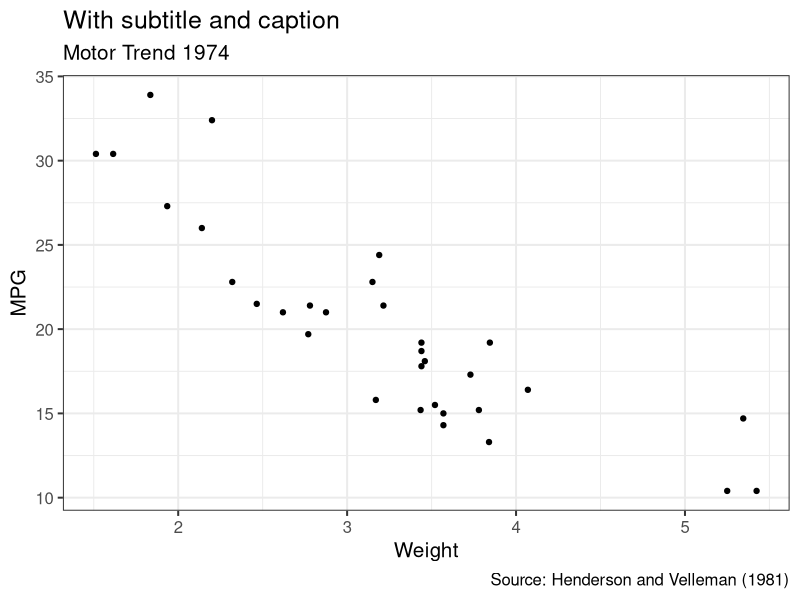

The R script that drew this image:
library(ggplot2)
p <- ggplot(mtcars, aes(wt, mpg)) + geom_point() +
  labs(title = "With subtitle and caption", subtitle = "Motor Trend 1974", x = "Weight", y = "MPG",
       caption = "Source: Henderson and Velleman (1981)") +
  theme_bw(base_size = 15)
ggsave("cap.png", p, width = 7, height = 5)
